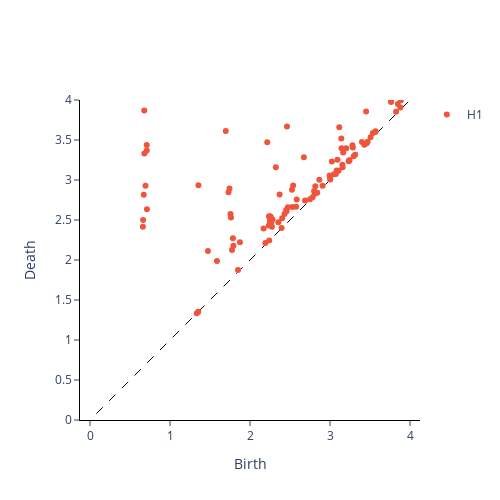

Notebook source saved alongside this figure:
### Code cell
SiO2_persistence.plot_1D(plotrange=(0,4))
